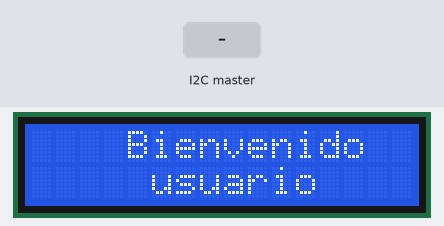
Bench run of a sketch on a simulated Arduino Uno, built with avr-gcc and run on an emulated ATmega328P. On the bench: 16×2 character LCD. The inputs (shaded band) are chosen by the test bench.

Above: at 3.2 s.
3.3 s: the I2C master sends the byte 1
At 4.5 s:
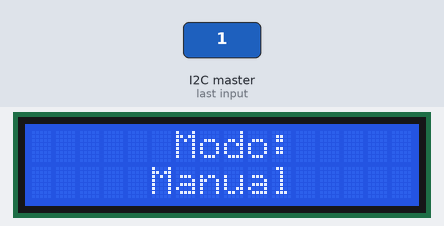
4.8 s: the I2C master sends the byte 0
At 5.9 s:
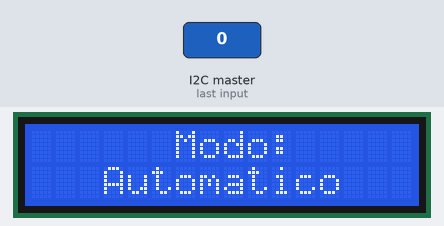
Timing chart, 0 to 7.8 s (numbered marks = the images above; inputs shaded):
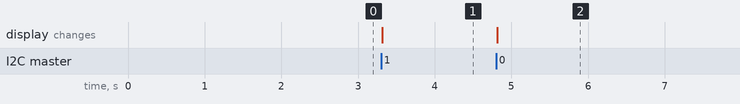

The sketch:

DisplayLCD.ino
```cpp
/*CODIGOS DEL DISPLAY LCD*/


//LIBRERIAS NECESARIAS PARA EL PROYECTO
#include <Wire.h>
#include <LiquidCrystal.h>

//Creacion de objeto display (RS,E,D3,D2,D1,D0)
LiquidCrystal lcd(8,9,4,5,6,7);


void setup() {
  //INICIO COMUNICACION CON EL DISPLAY
  lcd.begin(16,2);

  //INICIO INTERFAZ I2C COMO ESCLAVO CON DIRECCION 1
  Wire.begin(1);

  //FUNCION A EJECUTAR CUANDO EL MAESTRO ENVIE INSTRUCCIONES
  Wire.onReceive(datoEntrante);

  //LIMPIAMOS LA PANTALLA DEL DISPLAY LCD
  lcd.clear();

  //LE DAMOS LA BIENBENIDA AL USUARIO
  lcd.setCursor(4,0);
  lcd.print("Bienvenido");
  lcd.setCursor(5,1);
  lcd.print("usuario");
  delay(2000);

}

void loop() {
  //VACIO
}


void datoEntrante(){

  int dato = 0;

  if(Wire.available() == 1){

    dato = Wire.read();
    delay(5);

    if(dato == 0){
      lcd.clear();
      lcd.setCursor(6,0);
      lcd.print("Modo:");
      lcd.setCursor(3,1);
      lcd.print("Automatico");
    }
    if(dato == 1){
      lcd.clear();
      lcd.setCursor(6,0);
      lcd.print("Modo:");
      lcd.setCursor(5,1);
      lcd.print("Manual");
    }
  }
}
```

Measured:
- after the input at 3.3 s, the display: changes at once (image 1)
- after the input at 4.8 s, the display: changes at once (image 2)
